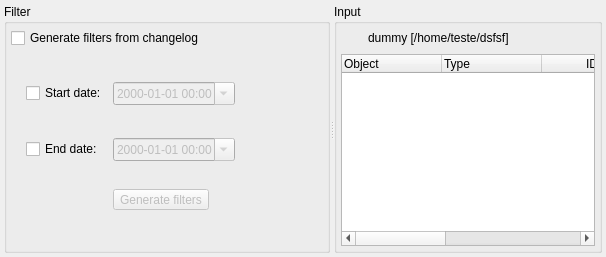
        <widget class="QWidget" name="tab_6">
         <attribute name="title">
          <string>Partial diff</string>
         </attribute>
         <layout class="QGridLayout" name="gridLayout">
          <property name="leftMargin">
           <number>4</number>
          </property>
          <property name="topMargin">
           <number>4</number>
          </property>
          <property name="rightMargin">
           <number>4</number>
          </property>
          <property name="bottomMargin">
           <number>4</number>
          </property>
          <item row="0" column="0">
           <widget class="QSplitter" name="pd_hsplitter">
            <property name="orientation">
             <enum>Qt::Horizontal</enum>
            </property>
            <property name="childrenCollapsible">
             <bool>false</bool>
            </property>
            <widget class="QGroupBox" name="pd_filter_gb">
             <property name="sizePolicy">
              <sizepolicy hsizetype="Expanding" vsizetype="Preferred">
               <horstretch>0</horstretch>
               <verstretch>0</verstretch>
              </sizepolicy>
             </property>
             <property name="title">
              <string>Filter</string>
             </property>
             <layout class="QVBoxLayout" name="verticalLayout_11">
              <property name="leftMargin">
               <number>4</number>
              </property>
              <property name="topMargin">
               <number>4</number>
              </property>
              <property name="rightMargin">
               <number>4</number>
              </property>
              <property name="bottomMargin">
               <number>4</number>
              </property>
              <item>
               <layout class="QVBoxLayout" name="verticalLayout_10">
                <item>
                 <widget class="QCheckBox" name="gen_filters_from_log_chk">
                  <property name="sizePolicy">
                   <sizepolicy hsizetype="Expanding" vsizetype="Fixed">
                    <horstretch>0</horstretch>
                    <verstretch>0</verstretch>
                   </sizepolicy>
                  </property>
                  <property name="toolTip">
                   <string>&lt;p&gt;Generate filters by querying the model's internal changelog and comparing their modification date/time against the provided date/time interval.&lt;/p&gt;</string>
                  </property>
                  <property name="text">
                   <string>Generate filters from changelog</string>
                  </property>
                 </widget>
                </item>
                <item>
                 <layout class="QGridLayout" name="gridLayout_15">
                  <item row="0" column="0">
                   <widget class="QWidget" name="dates_wgt" native="true">
                    <layout class="QGridLayout" name="gridLayout_14">
                     <property name="leftMargin">
                      <number>15</number>
                     </property>
                     <property name="topMargin">
                      <number>4</number>
                     </property>
                     <property name="rightMargin">
                      <number>4</number>
                     </property>
                     <property name="bottomMargin">
                      <number>15</number>
                     </property>
                     <item row="2" column="1">
                      <widget class="QDateTimeEdit" name="end_date_dt">
                       <property name="enabled">
                        <bool>false</bool>
                       </property>
                       <property name="sizePolicy">
                        <sizepolicy hsizetype="Preferred" vsizetype="Fixed">
                         <horstretch>0</horstretch>
                         <verstretch>0</verstretch>
                        </sizepolicy>
                       </property>
                       <property name="displayFormat">
                        <string>yyyy-MM-dd HH:mm</string>
                       </property>
                       <property name="calendarPopup">
                        <bool>true</bool>
                       </property>
                      </widget>
                     </item>
                     <item row="1" column="1">
                      <widget class="QDateTimeEdit" name="start_date_dt">
                       <property name="enabled">
                        <bool>false</bool>
                       </property>
                       <property name="sizePolicy">
                        <sizepolicy hsizetype="Preferred" vsizetype="Fixed">
                         <horstretch>0</horstretch>
                         <verstretch>0</verstretch>
                        </sizepolicy>
                       </property>
                       <property name="displayFormat">
                        <string>yyyy-MM-dd HH:mm</string>
                       </property>
                       <property name="calendarPopup">
                        <bool>true</bool>
                       </property>
                      </widget>
                     </item>
                     <item row="1" column="0">
                      <widget class="QCheckBox" name="start_date_chk">
                       <property name="text">
                        <string>Start date:</string>
                       </property>
                      </widget>
                     </item>
                     <item row="2" column="0">
                      <widget class="QCheckBox" name="end_date_chk">
                       <property name="enabled">
                        <bool>true</bool>
                       </property>
                       <property name="text">
                        <string>End date:</string>
                       </property>
                      </widget>
                     </item>
                     <item row="1" column="3" rowspan="2">
                      <spacer name="horizontalSpacer_11">
                       <property name="orientation">
                        <enum>Qt::Horizontal</enum>
                       </property>
                       <property name="sizeHint" stdset="0">
                        <size>
                         <width>86</width>
                         <height>68</height>
                        </size>
                       </property>
                      </spacer>
                     </item>
                     <item row="3" column="1">
                      <widget class="QToolButton" name="generate_filters_tb">
                       <property name="enabled">
                        <bool>false</bool>
                       </property>
                       <property name="toolTip">
                        <string/>
                       </property>
                       <property name="text">
                        <string>Generate filters</string>
                       </property>
                       <property name="icon">
                        <iconset resource="../res/resources.qrc">
                         <normaloff>:/icones/icones/filter.png</normaloff>:/icones/icones/filter.png</iconset>
                       </property>
                       <property name="iconSize">
                        <size>
                         <width>22</width>
                         <height>22</height>
                        </size>
                       </property>
                       <property name="toolButtonStyle">
                        <enum>Qt::ToolButtonTextBesideIcon</enum>
                       </property>
                      </widget>
                     </item>
                    </layout>
                   </widget>
                  </item>
                 </layout>
                </item>
               </layout>
              </item>
             </layout>
            </widget>
            <widget class="QGroupBox" name="pd_input_gb">
             <property name="sizePolicy">
              <sizepolicy hsizetype="Expanding" vsizetype="Expanding">
               <horstretch>0</horstretch>
               <verstretch>0</verstretch>
              </sizepolicy>
             </property>
             <property name="title">
              <string>Input</string>
             </property>
             <layout class="QVBoxLayout" name="verticalLayout_9">
              <property name="leftMargin">
               <number>4</number>
              </property>
              <property name="topMargin">
               <number>4</number>
              </property>
              <property name="rightMargin">
               <number>4</number>
              </property>
              <property name="bottomMargin">
               <number>4</number>
              </property>
              <item>
               <layout class="QHBoxLayout" name="horizontalLayout_14">
                <property name="spacing">
                 <number>0</number>
                </property>
                <item>
                 <widget class="QLabel" name="pd_input_ico_lbl">
                  <property name="minimumSize">
                   <size>
                    <width>20</width>
                    <height>20</height>
                   </size>
                  </property>
                  <property name="maximumSize">
                   <size>
                    <width>22</width>
                    <height>22</height>
                   </size>
                  </property>
                  <property name="text">
                   <string/>
                  </property>
                  <property name="pixmap">
                   <pixmap resource="../res/resources.qrc">:/icones/icones/pgsqlModeler48x48.png</pixmap>
                  </property>
                  <property name="scaledContents">
                   <bool>true</bool>
                  </property>
                 </widget>
                </item>
                <item>
                 <widget class="QLabel" name="pd_input_lbl">
                  <property name="sizePolicy">
                   <sizepolicy hsizetype="Preferred" vsizetype="Preferred">
                    <horstretch>0</horstretch>
                    <verstretch>0</verstretch>
                   </sizepolicy>
                  </property>
                  <property name="text">
                   <string>dummy [/home/teste/dsfsf]</string>
                  </property>
                  <property name="indent">
                   <number>5</number>
                  </property>
                 </widget>
                </item>
               </layout>
              </item>
              <item>
               <widget class="QTableWidget" name="filtered_objs_tbw">
                <property name="enabled">
                 <bool>true</bool>
                </property>
                <property name="editTriggers">
                 <set>QAbstractItemView::NoEditTriggers</set>
                </property>
                <property name="alternatingRowColors">
                 <bool>true</bool>
                </property>
                <property name="selectionMode">
                 <enum>QAbstractItemView::ExtendedSelection</enum>
                </property>
                <property name="selectionBehavior">
                 <enum>QAbstractItemView::SelectRows</enum>
                </property>
                <property name="gridStyle">
                 <enum>Qt::SolidLine</enum>
                </property>
                <property name="sortingEnabled">
                 <bool>true</bool>
                </property>
                <attribute name="horizontalHeaderStretchLastSection">
                 <bool>true</bool>
                </attribute>
                <column>
                 <property name="text">
                  <string>Object</string>
                 </property>
                 <property name="textAlignment">
                  <set>AlignLeading|AlignVCenter</set>
                 </property>
                 <property name="icon">
                  <iconset resource="../res/resources.qrc">
                   <normaloff>:/icones/icones/table.png</normaloff>:/icones/icones/table.png</iconset>
                 </property>
                </column>
                <column>
                 <property name="text">
                  <string>Type</string>
                 </property>
                 <property name="textAlignment">
                  <set>AlignLeading|AlignVCenter</set>
                 </property>
                 <property name="icon">
                  <iconset resource="../res/resources.qrc">
                   <normaloff>:/icones/icones/usertype.png</normaloff>:/icones/icones/usertype.png</iconset>
                 </property>
                </column>
                <column>
                 <property name="text">
                  <string>ID</string>
                 </property>
                 <property name="icon">
                  <iconset resource="../res/resources.qrc">
                   <normaloff>:/icones/icones/uid.png</normaloff>:/icones/icones/uid.png</iconset>
                 </property>
                </column>
                <column>
                 <property name="text">
                  <string>Parent</string>
                 </property>
                 <property name="textAlignment">
                  <set>AlignLeading|AlignVCenter</set>
                 </property>
                 <property name="icon">
                  <iconset resource="../res/resources.qrc">
                   <normaloff>:/icones/icones/schema.png</normaloff>:/icones/icones/schema.png</iconset>
                 </property>
                </column>
                <column>
                 <property name="text">
                  <string>Type</string>
                 </property>
                 <property name="textAlignment">
                  <set>AlignLeading|AlignVCenter</set>
                 </property>
                 <property name="icon">
                  <iconset resource="../res/resources.qrc">
                   <normaloff>:/icones/icones/usertype.png</normaloff>:/icones/icones/usertype.png</iconset>
                 </property>
                </column>
               </widget>
              </item>
             </layout>
            </widget>
           </widget>
          </item>
         </layout>
        </widget>
